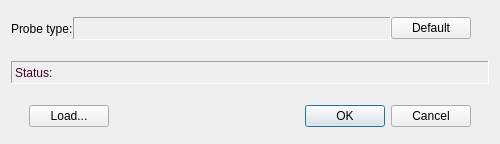
<?xml version="1.0" encoding="UTF-8"?>
<ui version="4.0">
 <class>IMROEditor_T24</class>
 <widget class="QDialog" name="IMROEditor_T24">
  <property name="windowModality">
   <enum>Qt::ApplicationModal</enum>
  </property>
  <property name="geometry">
   <rect>
    <x>0</x>
    <y>0</y>
    <width>500</width>
    <height>144</height>
   </rect>
  </property>
  <property name="minimumSize">
   <size>
    <width>500</width>
    <height>0</height>
   </size>
  </property>
  <property name="windowTitle">
   <string>Imec Readout Table Editor</string>
  </property>
  <property name="modal">
   <bool>true</bool>
  </property>
  <layout class="QGridLayout" name="gridLayout">
   <property name="horizontalSpacing">
    <number>18</number>
   </property>
   <property name="verticalSpacing">
    <number>15</number>
   </property>
   <item row="1" column="0" colspan="2">
    <widget class="QLabel" name="statusLbl">
     <property name="enabled">
      <bool>true</bool>
     </property>
     <property name="sizePolicy">
      <sizepolicy hsizetype="Preferred" vsizetype="Fixed">
       <horstretch>0</horstretch>
       <verstretch>0</verstretch>
      </sizepolicy>
     </property>
     <property name="minimumSize">
      <size>
       <width>0</width>
       <height>23</height>
      </size>
     </property>
     <property name="palette">
      <palette>
       <active>
        <colorrole role="WindowText">
         <brush brushstyle="SolidPattern">
          <color alpha="255">
           <red>71</red>
           <green>3</green>
           <blue>34</blue>
          </color>
         </brush>
        </colorrole>
       </active>
       <inactive>
        <colorrole role="WindowText">
         <brush brushstyle="SolidPattern">
          <color alpha="255">
           <red>71</red>
           <green>3</green>
           <blue>34</blue>
          </color>
         </brush>
        </colorrole>
       </inactive>
       <disabled>
        <colorrole role="WindowText">
         <brush brushstyle="SolidPattern">
          <color alpha="255">
           <red>106</red>
           <green>104</green>
           <blue>100</blue>
          </color>
         </brush>
        </colorrole>
       </disabled>
      </palette>
     </property>
     <property name="frameShape">
      <enum>QFrame::Panel</enum>
     </property>
     <property name="frameShadow">
      <enum>QFrame::Sunken</enum>
     </property>
     <property name="lineWidth">
      <number>1</number>
     </property>
     <property name="text">
      <string>Status:</string>
     </property>
    </widget>
   </item>
   <item row="0" column="0">
    <layout class="QHBoxLayout" name="horizontalLayout">
     <property name="spacing">
      <number>0</number>
     </property>
     <item>
      <widget class="QLabel" name="prbHdr">
       <property name="sizePolicy">
        <sizepolicy hsizetype="Preferred" vsizetype="Preferred">
         <horstretch>0</horstretch>
         <verstretch>0</verstretch>
        </sizepolicy>
       </property>
       <property name="text">
        <string>Probe type:</string>
       </property>
      </widget>
     </item>
     <item>
      <widget class="QLabel" name="prbLbl">
       <property name="enabled">
        <bool>true</bool>
       </property>
       <property name="sizePolicy">
        <sizepolicy hsizetype="Expanding" vsizetype="Fixed">
         <horstretch>1</horstretch>
         <verstretch>0</verstretch>
        </sizepolicy>
       </property>
       <property name="minimumSize">
        <size>
         <width>0</width>
         <height>23</height>
        </size>
       </property>
       <property name="palette">
        <palette>
         <active>
          <colorrole role="WindowText">
           <brush brushstyle="SolidPattern">
            <color alpha="255">
             <red>71</red>
             <green>3</green>
             <blue>34</blue>
            </color>
           </brush>
          </colorrole>
         </active>
         <inactive>
          <colorrole role="WindowText">
           <brush brushstyle="SolidPattern">
            <color alpha="255">
             <red>71</red>
             <green>3</green>
             <blue>34</blue>
            </color>
           </brush>
          </colorrole>
         </inactive>
         <disabled>
          <colorrole role="WindowText">
           <brush brushstyle="SolidPattern">
            <color alpha="255">
             <red>106</red>
             <green>104</green>
             <blue>100</blue>
            </color>
           </brush>
          </colorrole>
         </disabled>
        </palette>
       </property>
       <property name="frameShape">
        <enum>QFrame::Panel</enum>
       </property>
       <property name="frameShadow">
        <enum>QFrame::Sunken</enum>
       </property>
       <property name="lineWidth">
        <number>1</number>
       </property>
       <property name="text">
        <string/>
       </property>
      </widget>
     </item>
     <item>
      <widget class="QPushButton" name="defaultBut">
       <property name="sizePolicy">
        <sizepolicy hsizetype="Preferred" vsizetype="Fixed">
         <horstretch>0</horstretch>
         <verstretch>0</verstretch>
        </sizepolicy>
       </property>
       <property name="text">
        <string>Default</string>
       </property>
      </widget>
     </item>
    </layout>
   </item>
   <item row="2" column="0" colspan="2">
    <layout class="QHBoxLayout" name="horizontalLayout_2">
     <property name="spacing">
      <number>8</number>
     </property>
     <property name="leftMargin">
      <number>18</number>
     </property>
     <property name="rightMargin">
      <number>18</number>
     </property>
     <item>
      <widget class="QPushButton" name="loadBut">
       <property name="sizePolicy">
        <sizepolicy hsizetype="Preferred" vsizetype="Fixed">
         <horstretch>0</horstretch>
         <verstretch>0</verstretch>
        </sizepolicy>
       </property>
       <property name="text">
        <string>Load...</string>
       </property>
      </widget>
     </item>
     <item>
      <spacer name="horizontalSpacer">
       <property name="orientation">
        <enum>Qt::Horizontal</enum>
       </property>
       <property name="sizeType">
        <enum>QSizePolicy::MinimumExpanding</enum>
       </property>
       <property name="sizeHint" stdset="0">
        <size>
         <width>100</width>
         <height>20</height>
        </size>
       </property>
      </spacer>
     </item>
     <item>
      <widget class="QDialogButtonBox" name="buttonBox">
       <property name="sizePolicy">
        <sizepolicy hsizetype="Preferred" vsizetype="Fixed">
         <horstretch>0</horstretch>
         <verstretch>0</verstretch>
        </sizepolicy>
       </property>
       <property name="focusPolicy">
        <enum>Qt::StrongFocus</enum>
       </property>
       <property name="orientation">
        <enum>Qt::Horizontal</enum>
       </property>
       <property name="standardButtons">
        <set>QDialogButtonBox::Cancel|QDialogButtonBox::Ok</set>
       </property>
      </widget>
     </item>
    </layout>
   </item>
  </layout>
 </widget>
 <tabstops>
  <tabstop>buttonBox</tabstop>
  <tabstop>defaultBut</tabstop>
  <tabstop>loadBut</tabstop>
 </tabstops>
 <resources/>
 <connections/>
</ui>
